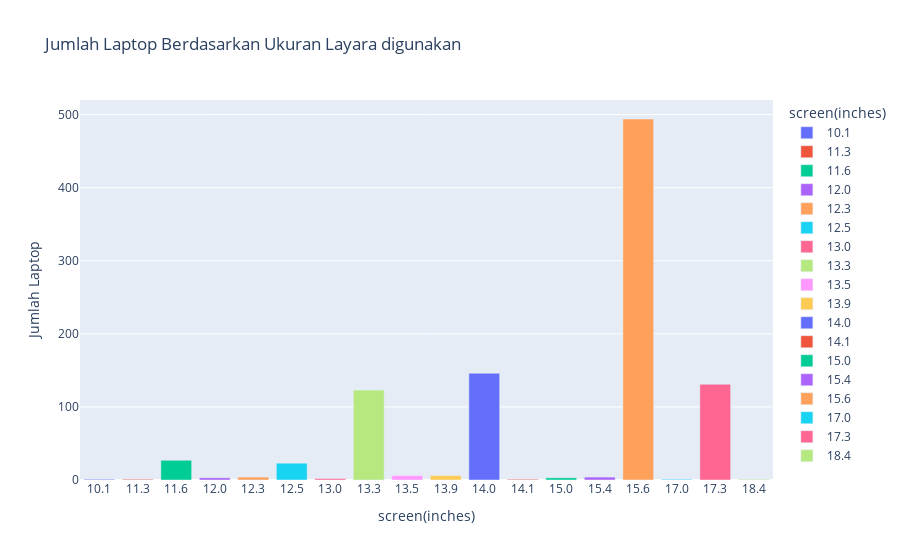

Here is the notebook cell this chart was saved with:
### Markdown cell above
**Menggunakan Plotly**

### Code cell
grouped_screen = laptop.groupby('screen(inches)').size().reset_index(name='counts')
grouped_screen['screen(inches)'] = grouped_screen['screen(inches)'].astype(str)

fig = px.bar(grouped_screen, x = 'screen(inches)', y = 'counts', color = 'screen(inches)', labels={'counts': 'Jumlah Laptop'}, title="Jumlah Laptop Berdasarkan Ukuran Layara digunakan")

fig.show()

### Figure 1 — Plotly figure (JSON) as saved in the notebook; plotly's stock layout.template omitted (floating-point values rounded to 4 significant figures)
{"data": [{"alignmentgroup": "True", "hovertemplate": "screen(inches)=%{x}<br>Jumlah Laptop=%{y}<extra></extra>", "legendgroup": "10.1", "marker": {"color": "#636efa", "pattern": {"shape": ""}}, "name": "10.1", "offsetgroup": "10.1", "orientation": "v", "showlegend": true, "textposition": "auto", "type": "bar", "x": ["10.1"], "xaxis": "x", "y": [1], "yaxis": "y"}, {"alignmentgroup": "True", "hovertemplate": "screen(inches)=%{x}<br>Jumlah Laptop=%{y}<extra></extra>", "legendgroup": "11.3", "marker": {"color": "#EF553B", "pattern": {"shape": ""}}, "name": "11.3", "offsetgroup": "11.3", "orientation": "v", "showlegend": true, "textposition": "auto", "type": "bar", "x": ["11.3"], "xaxis": "x", "y": [1], "yaxis": "y"}, {"alignmentgroup": "True", "hovertemplate": "screen(inches)=%{x}<br>Jumlah Laptop=%{y}<extra></extra>", "legendgroup": "11.6", "marker": {"color": "#00cc96", "pattern": {"shape": ""}}, "name": "11.6", "offsetgroup": "11.6", "orientation": "v", "showlegend": true, "textposition": "auto", "type": "bar", "x": ["11.6"], "xaxis": "x", "y": [27], "yaxis": "y"}, {"alignmentgroup": "True", "hovertemplate": "screen(inches)=%{x}<br>Jumlah Laptop=%{y}<extra></extra>", "legendgroup": "12.0", "marker": {"color": "#ab63fa", "pattern": {"shape": ""}}, "name": "12.0", "offsetgroup": "12.0", "orientation": "v", "showlegend": true, "textposition": "auto", "type": "bar", "x": ["12.0"], "xaxis": "x", "y": [3], "yaxis": "y"}, {"alignmentgroup": "True", "hovertemplate": "screen(inches)=%{x}<br>Jumlah Laptop=%{y}<extra></extra>", "legendgroup": "12.3", "marker": {"color": "#FFA15A", "pattern": {"shape": ""}}, "name": "12.3", "offsetgroup": "12.3", "orientation": "v", "showlegend": true, "textposition": "auto", "type": "bar", "x": ["12.3"], "xaxis": "x", "y": [4], "yaxis": "y"}, {"alignmentgroup": "True", "hovertemplate": "screen(inches)=%{x}<br>Jumlah Laptop=%{y}<extra></extra>", "legendgroup": "12.5", "marker": {"color": "#19d3f3", "pattern": {"shape": ""}}, "name": "12.5", "offsetgroup": "12.5", "orientation": "v", "showlegend": true, "textposition": "auto", "type": "bar", "x": ["12.5"], "xaxis": "x", "y": [23], "yaxis": "y"}, {"alignmentgroup": "True", "hovertemplate": "screen(inches)=%{x}<br>Jumlah Laptop=%{y}<extra></extra>", "legendgroup": "13.0", "marker": {"color": "#FF6692", "pattern": {"shape": ""}}, "name": "13.0", "offsetgroup": "13.0", "orientation": "v", "showlegend": true, "textposition": "auto", "type": "bar", "x": ["13.0"], "xaxis": "x", "y": [2], "yaxis": "y"}, {"alignmentgroup": "True", "hovertemplate": "screen(inches)=%{x}<br>Jumlah Laptop=%{y}<extra></extra>", "legendgroup": "13.3", "marker": {"color": "#B6E880", "pattern": {"shape": ""}}, "name": "13.3", "offsetgroup": "13.3", "orientation": "v", "showlegend": true, "textposition": "auto", "type": "bar", "x": ["13.3"], "xaxis": "x", "y": [123], "yaxis": "y"}, {"alignmentgroup": "True", "hovertemplate": "screen(inches)=%{x}<br>Jumlah Laptop=%{y}<extra></extra>", "legendgroup": "13.5", "marker": {"color": "#FF97FF", "pattern": {"shape": ""}}, "name": "13.5", "offsetgroup": "13.5", "orientation": "v", "showlegend": true, "textposition": "auto", "type": "bar", "x": ["13.5"], "xaxis": "x", "y": [6], "yaxis": "y"}, {"alignmentgroup": "True", "hovertemplate": "screen(inches)=%{x}<br>Jumlah Laptop=%{y}<extra></extra>", "legendgroup": "13.9", "marker": {"color": "#FECB52", "pattern": {"shape": ""}}, "name": "13.9", "offsetgroup": "13.9", "orientation": "v", "showlegend": true, "textposition": "auto", "type": "bar", "x": ["13.9"], "xaxis": "x", "y": [6], "yaxis": "y"}, {"alignmentgroup": "True", "hovertemplate": "screen(inches)=%{x}<br>Jumlah Laptop=%{y}<extra></extra>", "legendgroup": "14.0", "marker": {"color": "#636efa", "pattern": {"shape": ""}}, "name": "14.0", "offsetgroup": "14.0", "orientation": "v", "showlegend": true, "textposition": "auto", "type": "bar", "x": ["14.0"], "xaxis": "x", "y": [146], "yaxis": "y"}, {"alignmentgroup": "True", "hovertemplate": "screen(inches)=%{x}<br>Jumlah Laptop=%{y}<extra></extra>", "legendgroup": "14.1", "marker": {"color": "#EF553B", "pattern": {"shape": ""}}, "name": "14.1", "offsetgroup": "14.1", "orientation": "v", "showlegend": true, "textposition": "auto", "type": "bar", "x": ["14.1"], "xaxis": "x", "y": [1], "yaxis": "y"}, {"alignmentgroup": "True", "hovertemplate": "screen(inches)=%{x}<br>Jumlah Laptop=%{y}<extra></extra>", "legendgroup": "15.0", "marker": {"color": "#00cc96", "pattern": {"shape": ""}}, "name": "15.0", "offsetgroup": "15.0", "orientation": "v", "showlegend": true, "textposition": "auto", "type": "bar", "x": ["15.0"], "xaxis": "x", "y": [3], "yaxis": "y"}, {"alignmentgroup": "True", "hovertemplate": "screen(inches)=%{x}<br>Jumlah Laptop=%{y}<extra></extra>", "legendgroup": "15.4", "marker": {"color": "#ab63fa", "pattern": {"shape": ""}}, "name": "15.4", "offsetgroup": "15.4", "orientation": "v", "showlegend": true, "textposition": "auto", "type": "bar", "x": ["15.4"], "xaxis": "x", "y": [4], "yaxis": "y"}, {"alignmentgroup": "True", "hovertemplate": "screen(inches)=%{x}<br>Jumlah Laptop=%{y}<extra></extra>", "legendgroup": "15.6", "marker": {"color": "#FFA15A", "pattern": {"shape": ""}}, "name": "15.6", "offsetgroup": "15.6", "orientation": "v", "showlegend": true, "textposition": "auto", "type": "bar", "x": ["15.6"], "xaxis": "x", "y": [494], "yaxis": "y"}, {"alignmentgroup": "True", "hovertemplate": "screen(inches)=%{x}<br>Jumlah Laptop=%{y}<extra></extra>", "legendgroup": "17.0", "marker": {"color": "#19d3f3", "pattern": {"shape": ""}}, "name": "17.0", "offsetgroup": "17.0", "orientation": "v", "showlegend": true, "textposition": "auto", "type": "bar", "x": ["17.0"], "xaxis": "x", "y": [1], "yaxis": "y"}, {"alignmentgroup": "True", "hovertemplate": "screen(inches)=%{x}<br>Jumlah Laptop=%{y}<extra></extra>", "legendgroup": "17.3", "marker": {"color": "#FF6692", "pattern": {"shape": ""}}, "name": "17.3", "offsetgroup": "17.3", "orientation": "v", "showlegend": true, "textposition": "auto", "type": "bar", "x": ["17.3"], "xaxis": "x", "y": [131], "yaxis": "y"}, {"alignmentgroup": "True", "hovertemplate": "screen(inches)=%{x}<br>Jumlah Laptop=%{y}<extra></extra>", "legendgroup": "18.4", "marker": {"color": "#B6E880", "pattern": {"shape": ""}}, "name": "18.4", "offsetgroup": "18.4", "orientation": "v", "showlegend": true, "textposition": "auto", "type": "bar", "x": ["18.4"], "xaxis": "x", "y": [1], "yaxis": "y"}], "layout": {"barmode": "relative", "legend": {"title": {"text": "screen(inches)"}, "tracegroupgap": 0}, "title": {"text": "Jumlah Laptop Berdasarkan Ukuran Layara digunakan"}, "xaxis": {"anchor": "y", "categoryarray": ["10.1", "11.3", "11.6", "12.0", "12.3", "12.5", "13.0", "13.3", "13.5", "13.9", "14.0", "14.1", "15.0", "15.4", "15.6", "17.0", "17.3", "18.4"], "categoryorder": "array", "domain": [0, 1], "title": {"text": "screen(inches)"}}, "yaxis": {"anchor": "x", "domain": [0, 1], "title": {"text": "Jumlah Laptop"}}}}
